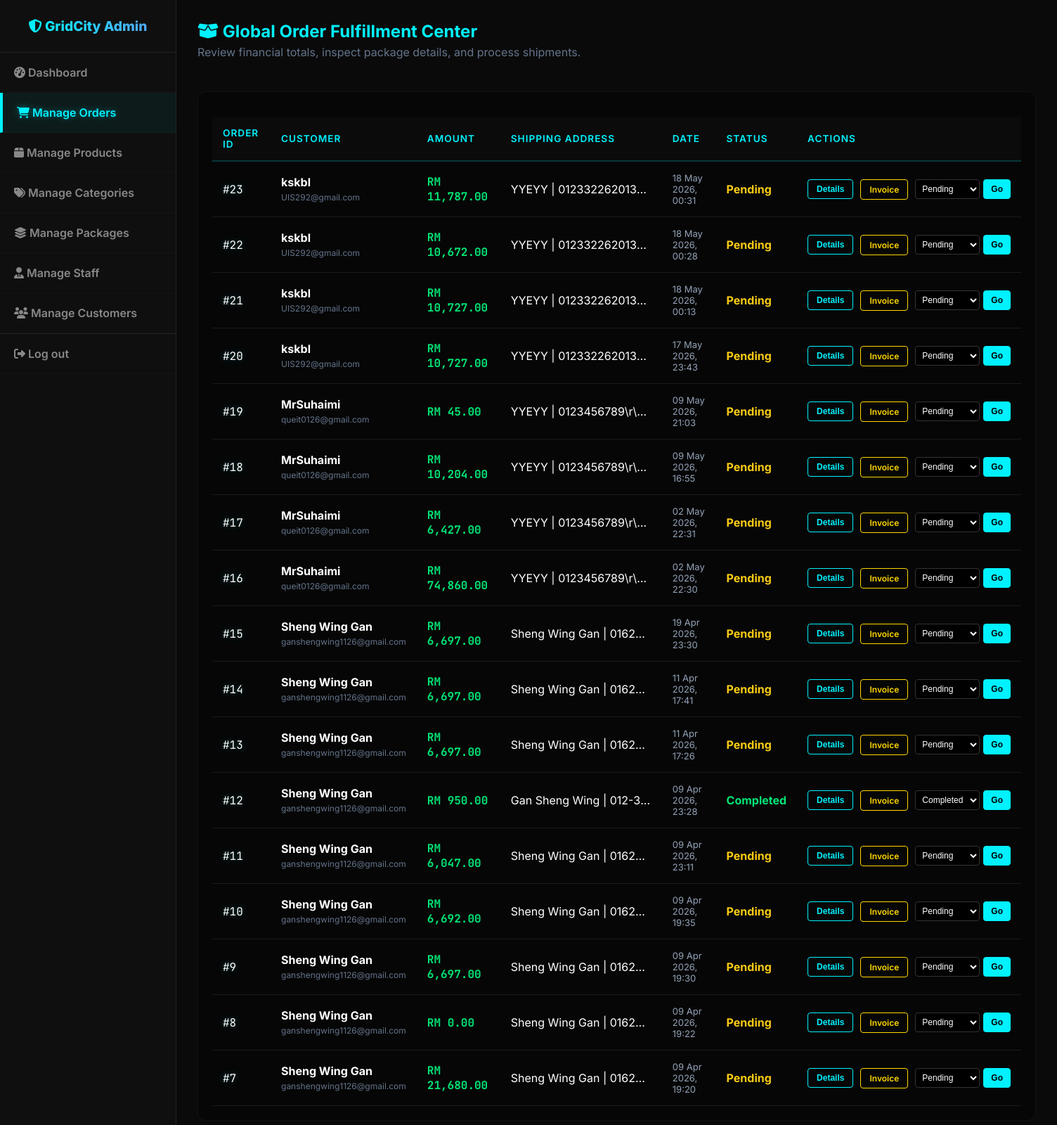
The page /manage_orders.php (signed in) on the database as committed earlier.
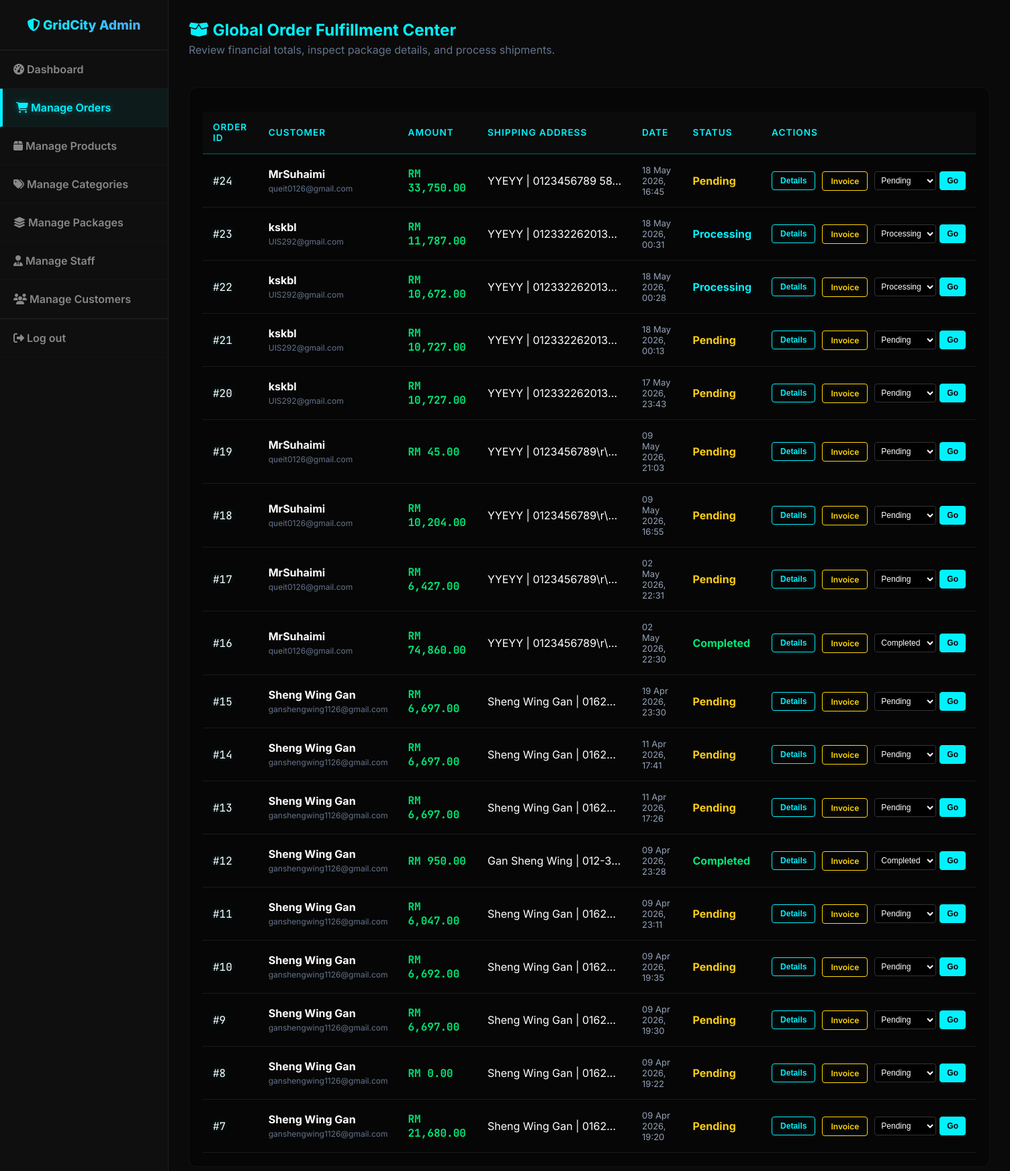
The same page on the database as committed later.
### tables this page shows
CREATE TABLE `orders` (
  `order_id` int(11) NOT NULL,
  `order_name` varchar(100) DEFAULT 'My Custom Order',
  `customer_id` int(11) NOT NULL,
  `order_date` datetime DEFAULT current_timestamp(),
  `total_amount` decimal(10,2) NOT NULL,
  `coins_used` int(11) NOT NULL DEFAULT 0,
  `discount_amount` decimal(10,2) NOT NULL DEFAULT 0.00,
  `shipping_address` text NOT NULL,
  `contact_number` varchar(20) DEFAULT NULL,
  `order_status` varchar(20) DEFAULT 'Pending'
);

CREATE TABLE `customers` (
  `customer_id` int(11) NOT NULL,
  `username` varchar(150) DEFAULT NULL,
  `first_name` varchar(50) DEFAULT NULL,
  `last_name` varchar(50) DEFAULT NULL,
  `email` varchar(100) NOT NULL,
  `password` varchar(255) NOT NULL,
  `phone_number` varchar(20) DEFAULT NULL,
  `birthday` date DEFAULT NULL,
  `wallet_balance` decimal(10,2) NOT NULL DEFAULT 0.00,
  `reward_coins` int(11) NOT NULL DEFAULT 0,
  `membership_tier` varchar(20) DEFAULT 'Standard',
  `vip_expiry_date` datetime DEFAULT NULL,
  `auto_renew` tinyint(1) DEFAULT 0,
  `default_shipping_address` text DEFAULT NULL,
  `account_status` varchar(20) DEFAULT 'Active',
  `reset_token` varchar(6) DEFAULT NULL,
  `reset_token_expire` datetime DEFAULT NULL,
  `pref_gamer` int(11) DEFAULT 0,
  `pref_creator` int(11) DEFAULT 0,
  `pref_student` int(11) DEFAULT 0,
  `pref_enthusiast` int(11) DEFAULT 0,
  `created_at` datetime DEFAULT current_timestamp()
);

### manage_orders.php (the view, shortened to what the changed rows need)
<!DOCTYPE html>
<html lang="en">
<head>
    <link rel="stylesheet" href="https://cdnjs.cloudflare.com/ajax/libs/font-awesome/6.4.0/css/all.min.css">
    <link rel="stylesheet" href="css/admin_style.css">
</head>
<body>
    <div class="admin-container">
        <div class="admin-content" style="padding: 30px;">
            <header class="admin-header" style="margin-bottom: 30px;">
                <h2 style="color: #00f2fe; margin:0;"><i class="fas fa-box-open"></i> Global Order Fulfillment Center</h2>
            </header>
            <div class="table-container" style="background: rgba(0,0,0,0.4); padding: 20px; border-radius: 12px; border: 1px solid rgba(255,255,255,0.05);">
                <table style="width:100%; border-collapse: collapse;">
                    <thead>
                        <tr style="border-bottom: 2px solid rgba(0,242,254,0.2); text-align: left;">
                            <th style="padding:15px; color:#00f2fe;">Order ID</th>
                            <th style="padding:15px; color:#00f2fe;">Customer</th>
                            <th style="padding:15px; color:#00f2fe;">Amount</th>
                            <th style="padding:15px; color:#00f2fe;">Shipping Address</th>
                            <th style="padding:15px; color:#00f2fe;">Date</th>
                            <th style="padding:15px; color:#00f2fe;">Status</th>
                            <th style="padding:15px; color:#00f2fe;">Actions</th>
                        </tr>
                    </thead>
                    <tbody>
                        <?php
                        $sql = "SELECT o.*, c.username, c.email FROM orders o JOIN customers c ON o.customer_id = c.customer_id ORDER BY o.order_date DESC";
                        $res = $conn->query($sql);
                        if ($res && $res->num_rows > 0) {
                            while ($row = $res->fetch_assoc()) {
                                $order_id = $row['order_id'];
                                $status = $row['order_status'];
                                $status_color = "#facc15";
                                if ($status == 'Processing') $status_color = "#00f2fe";
                                elseif ($status == 'Shipped') $status_color = "#a855f7";
                                elseif ($status == 'Completed') $status_color = "#00e676";
                                elseif ($status == 'Cancelled') $status_color = "#ff4d4d";
                                $address = $row['shipping_address'] ?? $row['delivery_address'] ?? 'Pickup / Digital';
                                echo "<tr style='border-bottom: 1px solid rgba(255,255,255,0.05); transition: 0.2s;' onmouseover='this.style.background=\"rgba(255,255,255,0.02)\"' onmouseout='this.style.background=\"none\"'>";
                                echo "<td style='padding:15px; font-family:\"JetBrains Mono\"; text-shadow:0 0 10px rgba(0,242,254,0.3);'>#$order_id</td>";
                                echo "<td style='padding:15px;'><strong>" . htmlspecialchars($row['username']) . "</strong><br><span style='font-size:12px; color:#64748b;'>" . htmlspecialchars($row['email']) . "</span></td>";
                                echo "<td style='padding:15px; color:#00e676; font-weight:bold; font-family:\"JetBrains Mono\";'>RM " . number_format($row['total_amount'], 2) . "</td>";
                                echo "<td style='padding:15px; max-width:200px; overflow:hidden; text-overflow:ellipsis; white-space:nowrap;' title='".htmlspecialchars($address)."'>" . htmlspecialchars($address) . "</td>";
                                echo "<td style='padding:15px; color:#94a3b8; font-size:13px;'>" . date('d M Y, H:i', strtotime($row['order_date'])) . "</td>";
                                echo "<td style='padding:15px; font-weight:bold; color:$status_color'>$status</td>";
                                echo "<td style='padding:15px;'>
                                        <div style='display:flex; gap:10px; align-items:center;'>
                                            <button type='button' class='btn-action' style='color:#00f2fe; border-color:#00f2fe; padding:6px 12px; font-size:12px; cursor:pointer;' onclick='showOrderDetails($order_id)'>Details</button>
                                            <a href='invoice.php?order_id=$order_id' target='_blank' class='btn-action' style='color:#ffd700; border-color:#ffd700; padding:6px 12px; font-size:12px; text-decoration:none;'>Invoice</a>
                                            <form method='POST' style='display:flex; gap:5px;'>
                                                <input type='hidden' name='order_id' value='$order_id'>
                                                <select name='new_status' style='background:#000; color:#fff; border:1px solid #333; padding:5px; border-radius:4px; font-size:12px;'>
                                                    <option value='Pending' ".($status=='Pending'?'selected':'').">Pending</option>
                                                    <option value='Processing' ".($status=='Processing'?'selected':'').">Processing</option>
                                                    <option value='Shipped' ".($status=='Shipped'?'selected':'').">Shipped</option>
                                                    <option value='Completed' ".($status=='Completed'?'selected':'').">Completed</option>
                                                    <option value='Cancelled' ".($status=='Cancelled'?'selected':'').">Cancelled</option>
                                                </select>
                                                <button type='submit' name='update_status' class='btn-action' style='padding:5px 10px; font-size:12px; background:#00f2fe; color:#000; cursor:pointer;'>Go</button>
                                            </form>
                                        </div>
                                      </td>";
                                echo "</tr>";
                            }
                        } else {
                            echo "<tr><td colspan='7' style='text-align:center; padding:40px; color:#64748b;'><i class='fas fa-box-open' style='font-size: 24px; display:block; margin-bottom:10px;'></i> No customer orders found in the database.</td></tr>";
                        }
                        ?>
                    </tbody>
                </table>
            </div>
        </div>
    </div>
</body>
</html>

Rows that differ between the two databases and show on the page:
added orders: order_id "24", customer.username "MrSuhaimi", customer.email "queit0126@gmail.com", total_amount "33,750.00", shipping_address "YYEYY | 0123456789 58…", order_date "18 May 2026, 16:45", order_status "Pending", new_status "Pending"
changed orders "18 May 2026, 00:31": order_status "Pending" → "Processing"; new_status "Pending" → "Processing"
changed orders "18 May 2026, 00:28": order_status "Pending" → "Processing"; new_status "Pending" → "Processing"
changed orders "02 May 2026, 22:30": order_status "Pending" → "Completed"; new_status "Pending" → "Completed"
